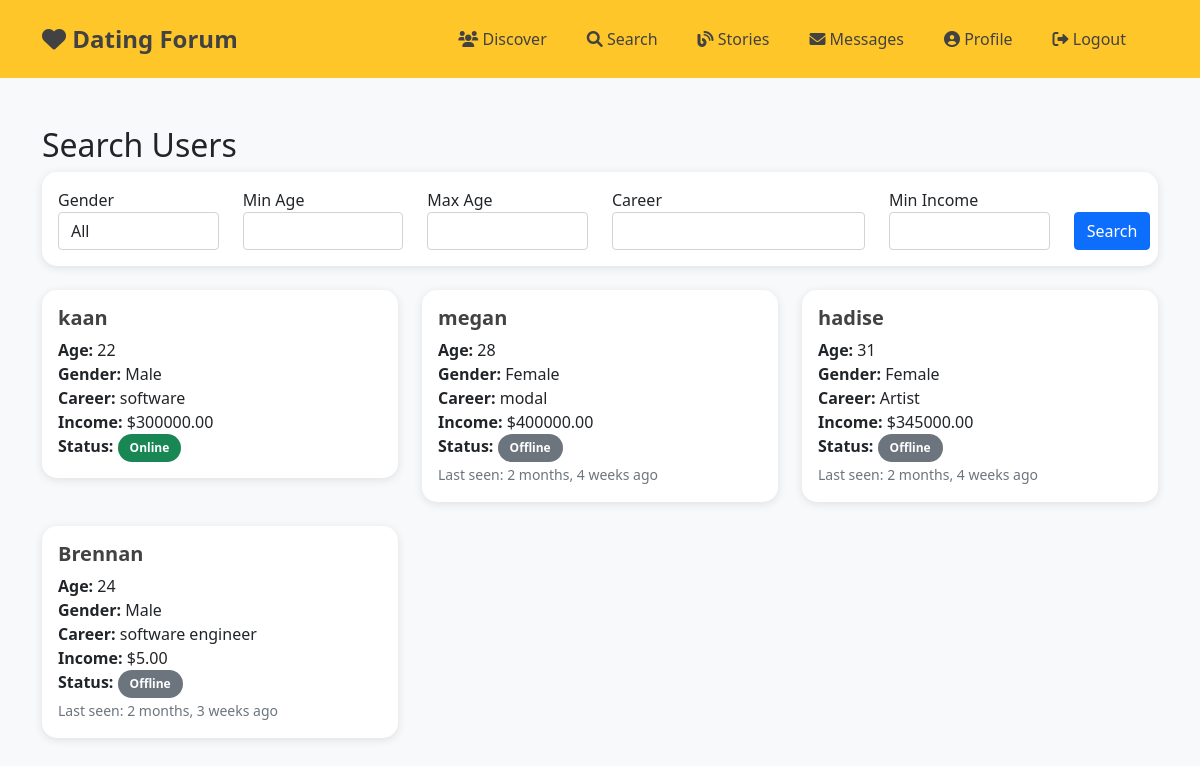
The app's page /search/ (signed in) with its own data.
### users/models.py (models this page shows, shortened)
class UserProfile(models.Model):
    user = models.OneToOneField(User, on_delete=models.CASCADE)
    age = models.IntegerField(null=True, blank=True)
    gender = models.CharField(max_length=10, choices=[('Male', 'Male'), ('Female', 'Female')], null=True, blank=True)
    height = models.FloatField(null=True, blank=True)
    career = models.CharField(max_length=100, null=True, blank=True)
    income = models.DecimalField(max_digits=10, decimal_places=2, null=True, blank=True)
    contact_info = models.CharField(max_length=100, null=True, blank=True)
    latitude = models.FloatField(null=True, blank=True)
    longitude = models.FloatField(null=True, blank=True)
    location = models.CharField(max_length=100, null=True, blank=True)
    profile_picture = models.ImageField(upload_to='profile_pics/', default='profile_pics/default.jpg')
    is_online = models.BooleanField(default=False)
    last_seen = models.DateTimeField(null=True, blank=True)

### users/views.py (the view)
# urls.py: path('search/', views.search_profiles, name='search_profiles'),
@login_required
def search_profiles(request):
    query_gender = request.GET.get('gender', '')
    query_min_age = request.GET.get('min_age', '')
    query_max_age = request.GET.get('max_age', '')
    query_career = request.GET.get('career', '')
    query_min_income = request.GET.get('min_income', '')
    results = UserProfile.objects.exclude(user__is_superuser=True)
    if query_gender:
        results = results.filter(gender=query_gender)
    if query_min_age:
        results = results.filter(age__gte=query_min_age)
    if query_max_age:
        results = results.filter(age__lte=query_max_age)
    if query_career:
        results = results.filter(career__icontains=query_career)
    if query_min_income:
        results = results.filter(income__gte=query_min_income)
    offline_threshold = now() - timedelta(minutes=5)
    UserProfile.objects.filter(last_seen__lt=offline_threshold).update(is_online=False)
    return render(request, 'users/search_results.html', {
        'results': results,
        'query_gender': query_gender,
        'query_min_age': query_min_age,
        'query_max_age': query_max_age,
        'query_career': query_career,
        'query_min_income': query_min_income,
    })

### users/templates/users/search_results.html (shortened to what this page needs)
{% extends "base.html" %}
{% block content %}
<div class="container mt-5">
    <div class="row mb-4">
        <div class="col-md-12">
            <h2>Search Users</h2>
            <form method="GET" class="card p-3">
                <div class="row">
                    <div class="col-md-2">
                        <div class="form-group">
                            <label for="gender">Gender</label>
                            <select name="gender" id="gender" class="form-control">
                                <option value="">All</option>
                            </select>
                        </div>
                    </div>
                    <div class="col-md-2">
                        <div class="form-group">
                            <label for="min_age">Min Age</label>
                            <input type="number" name="min_age" id="min_age" class="form-control" value="{{ query_min_age }}">
                        </div>
                    </div>
                    <div class="col-md-2">
                        <div class="form-group">
                            <label for="max_age">Max Age</label>
                            <input type="number" name="max_age" id="max_age" class="form-control" value="{{ query_max_age }}">
                        </div>
                    </div>
                    <div class="col-md-3">
                        <div class="form-group">
                            <label for="career">Career</label>
                            <input type="text" name="career" id="career" class="form-control" value="{{ query_career }}">
                        </div>
                    </div>
                    <div class="col-md-2">
                        <div class="form-group">
                            <label for="min_income">Min Income</label>
                            <input type="number" name="min_income" id="min_income" class="form-control" value="{{ query_min_income }}">
                        </div>
                    </div>
                    <div class="col-md-1">
                        <label class="d-block">&nbsp;</label>
                        <button type="submit" class="btn btn-primary">Search</button>
                    </div>
                </div>
            </form>
        </div>
    </div>
    <div class="row">
        {% for profile in results %}
            <div class="col-md-4 mb-4">
                <div class="card">
                    <div class="card-body">
                        <h5 class="card-title">{{ profile.user.username }}</h5>
                        <p class="card-text">
                            <strong>Age:</strong> {{ profile.age }}<br>
                            <strong>Gender:</strong> {{ profile.gender }}<br>
                            <strong>Career:</strong> {{ profile.career }}<br>
                            <strong>Income:</strong> ${{ profile.income }}<br>
                            <strong>Status:</strong>
                            {% if profile.is_online %}
                                <span class="badge bg-success">Online</span>
                            {% else %}
                                <span class="badge bg-secondary">Offline</span>
                                <br>
                                <small class="text-muted">Last seen: {{ profile.last_seen|timesince }} ago</small>
                            {% endif %}
                        </p>
                    </div>
                </div>
            </div>
        {% empty %}
            <div class="col-12">
                <div class="alert alert-info">No users found matching your criteria.</div>
            </div>
        {% endfor %}
    </div>
</div>
{% endblock %}

### users/templates/base.html (shortened to what this page needs)
<!DOCTYPE html>
<html lang="en">
<head>
    <link href="https://cdn.jsdelivr.net/npm/bootstrap@5.1.3/dist/css/bootstrap.min.css" rel="stylesheet">
    <link href="https://cdnjs.cloudflare.com/ajax/libs/font-awesome/6.0.0/css/all.min.css" rel="stylesheet">
</head>
<body>
    <nav class="navbar navbar-expand-lg">
        <div class="container">
            <a class="navbar-brand" href="/"><i class="fas fa-heart"></i> Dating Forum</a>
            <div class="collapse navbar-collapse" id="navbarNav">
                <ul class="navbar-nav ms-auto">
                    {% if user.is_authenticated %}
                        <li class="nav-item">
                            <a class="nav-link" href="{% url 'user_list' %}">
                                <i class="fas fa-users"></i> Discover
                            </a>
                        </li>
                        <li class="nav-item">
                            <a class="nav-link" href="{% url 'search_profiles' %}">
                                <i class="fas fa-search"></i> Search
                            </a>
                        </li>
                        <li class="nav-item">
                            <a class="nav-link" href="{% url 'blog_list' %}">
                                <i class="fas fa-blog"></i> Stories
                            </a>
                        </li>
                        <li class="nav-item">
                            <a class="nav-link" href="{% url 'inbox' %}">
                                <i class="fas fa-envelope"></i> Messages
                            </a>
                        </li>
                        <li class="nav-item">
                            <a class="nav-link" href="{% url 'profile' %}">
                                <i class="fas fa-user-circle"></i> Profile
                            </a>
                        </li>
                        <li class="nav-item">
                            <form method="post" action="{% url 'logout' %}" class="nav-link" style="margin: 0; padding: 0;">
                                <button type="submit" class="btn nav-link" style="background: none; border: none;">
                                    <i class="fas fa-sign-out-alt"></i> Logout
                                </button>
                            </form>
                        </li>
                    {% endif %}
                </ul>
            </div>
        </div>
    </nav>
    {% block content %}{% endblock %}
</body>
</html>

### users/templates/base.html (style rules this page uses)
:root { --bumble-yellow: #ffc629; --bumble-dark: #424242; --bumble-light: #f8f8f8; }
body { background-color: #f8f9fa; }
.navbar { background-color: var(--bumble-yellow) !important; padding: 1rem 0; }
.navbar-brand { color: var(--bumble-dark) !important; font-weight: bold; font-size: 1.5rem; }
.nav-link { color: var(--bumble-dark) !important; font-weight: 500; }
.card { border-radius: 15px; border: none; box-shadow: 0 2px 10px rgba(0,0,0,0.1); transition: transform 0.2s; }
.badge { padding: 0.5rem 0.75rem; border-radius: 1rem; }
.nav-item { position: relative; margin-right: 1.5rem; }
.card .card-title { color: var(--bumble-dark); font-weight: 600; }

### records on screen
UserProfile: user.username "kaan", age "22", gender "Male", career "software", income "300000.00", is_online "Online"
UserProfile: user.username "megan", age "28", gender "Female", career "modal", income "400000.00", last_seen "2 months, 4 weeks"
UserProfile: user.username "hadise", age "31", gender "Female", career "Artist", income "345000.00", last_seen "2 months, 4 weeks"
UserProfile: user.username "Brennan", age "24", gender "Male", career "software engineer", income "5.00", last_seen "2 months, 3 weeks"
